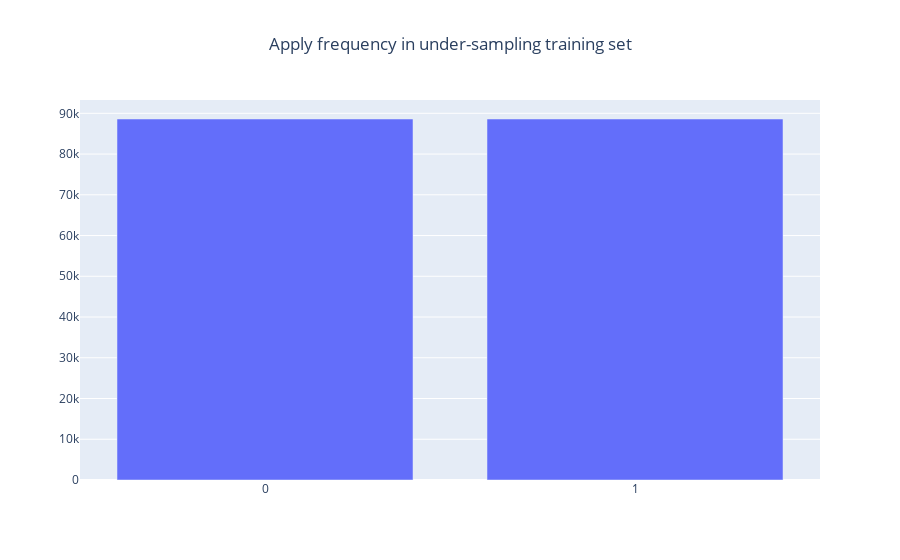

Source (notebook cell):
### Code cell
print('After undersampling(RandomUnderSampler):')
fig = go.Figure([go.Bar(x=train_y2.unique(), y=train_y2.value_counts())])
fig.update_layout(xaxis_type='category', title_text='Apply frequency in under-sampling training set', title_x=0.5)
fig.show()

### Figure 1 — Plotly figure (JSON) as saved in the notebook; plotly's stock layout.template omitted (floating-point values rounded to 4 significant figures)
{"data": [{"type": "bar", "x": [0, 1], "y": [88604, 88604]}], "layout": {"title": {"text": "Apply frequency in under-sampling training set", "x": 0.5}, "xaxis": {"type": "category"}}}
